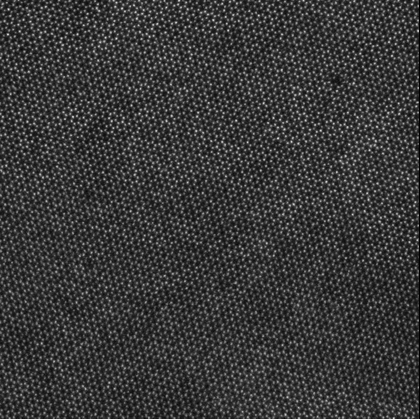
%> input picture example_tem_image.png, 420 x 419 px, shrunk from 636 x 635 before the run
$ octave lvbo.m   (GNU Octave 9; MATLAB toolbox functions it lacks are replaced by stand-ins)
%> lines starting %> are read from the running program, lines starting %| are printed output that depends on the picture; in (x1, y1, x2, y2) boxes, pixels count from 0 and x2, y2 are one past the last pixel; in counts of white or black regions, pixels touching at a corner belong together; the program's own positions count from 1
### deletebakeground.m
function G = deletebakeground(X)
G = zeros(size(X));
G(X < 80) =0;%100
G(80<= X & X <= 256) =X(80<= X & X <=256);
end

### redTransformer.m
%% 红色通道映射函数
function R = redTransformer(X)
R = zeros(size(X));
R(X < 90) = 0;
R(100 <= X & X < 129) =255;%S+S黄色
R(129 <= X & X < 161) =160;%Mo紫色
R(161 <= X & X < 186) =0;%S+Se绿色
R(186<= X & X < 200) =0;%Se+Se青色(上限原为246)
R(200 <= X) =255;%W红色
end

### greenTransformer.m
%% 绿色通道映射函数
function G = greenTransformer(X)
G = zeros(size(X));
G(X < 90) = 0;
G(100 <= X & X < 129) =255;
G(129 <= X & X < 161) =32;
G(161 <= X & X < 186) =255;
G(186<= X & X < 200) =255;
G(X >=200) = 0;
end

### blueTransformer.m
%% 蓝色通道映射函数
function B = blueTransformer(X)
B = zeros(size(X));
B(X < 90) = 0;
B(100 <= X & X < 129) =0;
B(129 <= X & X < 161) =240;
B(161 <= X & X < 186) =0;
B(186<= X & X < 200) =255;
B(X >=200) = 0;
end

### gray2rgb.m
%% 灰度图转换为彩色图
function I = gray2rgb(X)
R = redTransformer(X);
G = greenTransformer(X);
B = blueTransformer(X);
I(:,:,1) = R;
I(:,:,2) = G;
I(:,:,3) = B;
I = uint8(I);
end

### lvbo.m
warning('off')
close all
clear
clc
%%降噪去黑背景
im_rgb = imread('example_tem_image.png');
%> im_rgb is the input picture: size 419x420x3 uint8; min 0, max 228, mean 56.8
im_gray = rgb2gray(im_rgb);
im_gray1=deletebakeground(im_gray);
%> in deletebakeground, `G(X < 80) =0;`: G: size 419x420 double; every value is 0
%> in deletebakeground, `G(80<= X & X <= 256) =X(80<= X & X <=256);`:
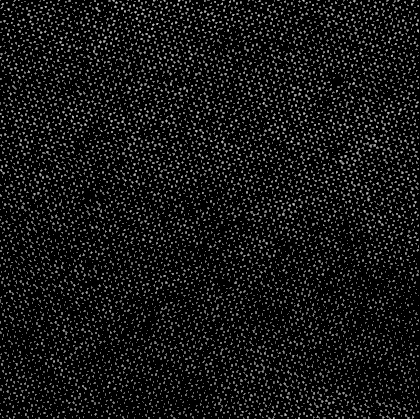
%> G: size 419x420 double; min 0, max 228, mean 20.8
im_twomax0=imregionalmax(im_gray1);
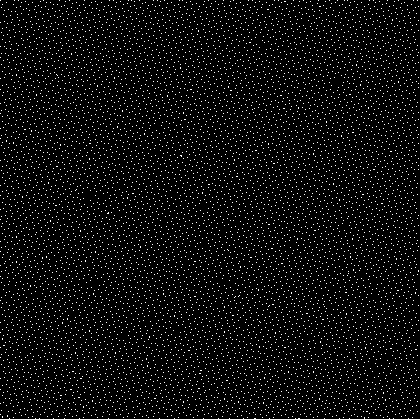
%> im_twomax0: size 419x420 logical; 4.8% white in thin lines or dots
im_twomax1=imregionalmax(im_twomax0);
figure
subplot(2,2,1),imshow(im_gray);
subplot(2,2,2),imshow(im_gray1);
subplot(2,2,3),imshow(im_twomax0);
subplot(2,2,4),imshow(im_twomax1);
%%标记原矩阵
[r,c]=size(im_gray);
%> r = 419; c = 420
S=zeros(r,c);
for i=1:c
    for j=1:r
        if im_twomax1(j,i)==0
            S(j,i)=0;
        elseif im_twomax1(j,i)==1
            S(j,i)=im_gray(j,i);
        end
    end
end
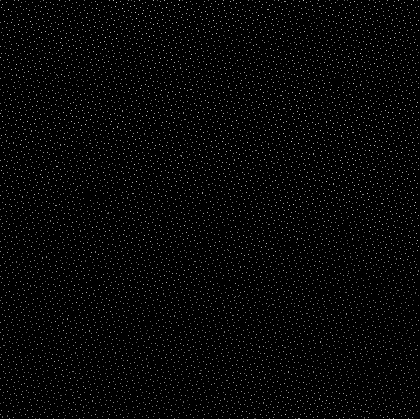
%> S: size 419x420 double; min 0, max 228, mean 6.1
im_gray_part_max=S;
figure
subplot(1,2,1),imshow(im_gray_part_max);
X=[];
%%灰度矩阵的最值（原子位点）统计
for k=1:256
    X(1,k)=sum(im_gray_part_max(:)==k);
end
%> after the loop, X = 256 values, max 149 at index 128, min 0 at index 1, mean 32.79
figure
bar(X);%位点分布图
%> figure, not shown here; tallest bar 149 high, from x = 127.6 to 128.4
% [16 lines of commented-out code are left out]
%%%%%%%%%%%%%%
%像素点扩大
for j=3:c
    for i=3:r
        if im_twomax1(i,j)>0
            im_gray_part_max(i-2,j-1)=im_gray_part_max(i,j);
            im_gray_part_max(i-2,j)=im_gray_part_max(i,j);
            im_gray_part_max(i-2,j+1)=im_gray_part_max(i,j);
            im_gray_part_max(i-1,j-2)=im_gray_part_max(i,j);
            im_gray_part_max(i-1,j-1)=im_gray_part_max(i,j);
            im_gray_part_max(i-1,j)=im_gray_part_max(i,j);
            im_gray_part_max(i-1,j+1)=im_gray_part_max(i,j);
            im_gray_part_max(i-1,j+2)=im_gray_part_max(i,j);
            im_gray_part_max(i,j-2)=im_gray_part_max(i,j);
            im_gray_part_max(i,j-1)=im_gray_part_max(i,j);
            im_gray_part_max(i,j)=im_gray_part_max(i,j);
            im_gray_part_max(i,j+1)=im_gray_part_max(i,j);
            im_gray_part_max(i,j+2)=im_gray_part_max(i,j);
            im_gray_part_max(i+1,j-2)=im_gray_part_max(i,j);
            im_gray_part_max(i+1,j-1)=im_gray_part_max(i,j);
            im_gray_part_max(i+1,j)=im_gray_part_max(i,j);
            im_gray_part_max(i+1,j+1)=im_gray_part_max(i,j);
            im_gray_part_max(i+1,j+2)=im_gray_part_max(i,j);
            im_gray_part_max(i+2,j-1)=im_gray_part_max(i,j);
            im_gray_part_max(i+2,j)=im_gray_part_max(i,j);
            im_gray_part_max(i+2,j+1)=im_gray_part_max(i,j);
        end
    end
end
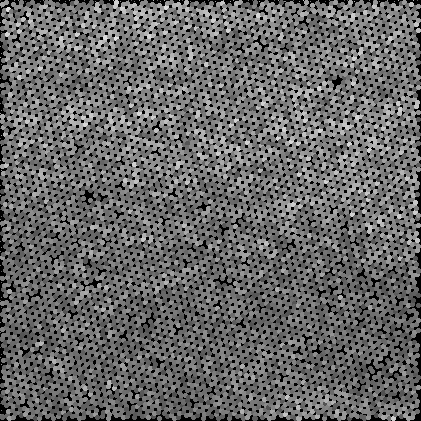
%> im_gray_part_max: size 421x421 double; min 0, max 228, mean 102.5
im_gray2rgb = gray2rgb(im_gray_part_max);
%> in redTransformer, `R(X < 90) = 0;`: R: size 421x421 double; every value is 0
%> in redTransformer, `R(100 <= X & X < 129) =255;`: R: size 421x421 double; 31.4% white; 1233 white regions (605 under 20 px), largest, box (x1, y1, x2, y2) and area: (319, 322, 388, 369) 865, (363, 277, 400, 338) 720, (159, 357, 198, 402) 572
%> in redTransformer, `R(200 <= X) =255;`:
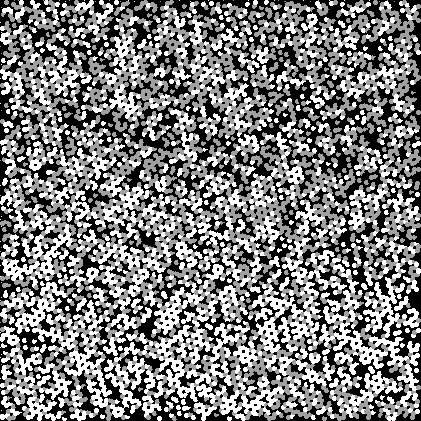
%> R: size 421x421 double; min 0, max 255, mean 125.7
%> in blueTransformer, `B(129 <= X & X < 161) =240;`: B: size 421x421 double; values 0 (black) and 240 (white), 27.6% white; 1313 white regions (696 under 20 px), largest, box (x1, y1, x2, y2) and area: (381, 8, 416, 46) 507, (245, 196, 291, 227) 471, (143, 147, 185, 177) 417
%> in blueTransformer, `B(186<= X & X < 200) =255;`:
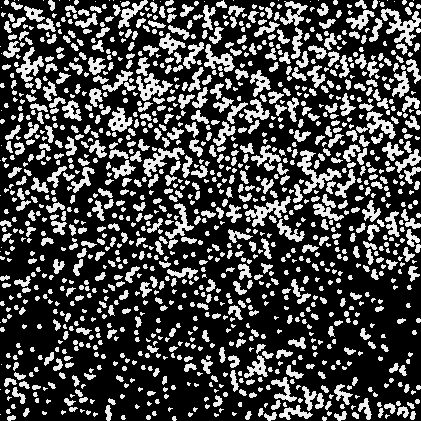
%> B: size 421x421 double; min 0, max 255, mean 70
figure
subplot(1,2,1),imshow(im_gray_part_max)
%> after `imshow(im_gray_part_max)`:
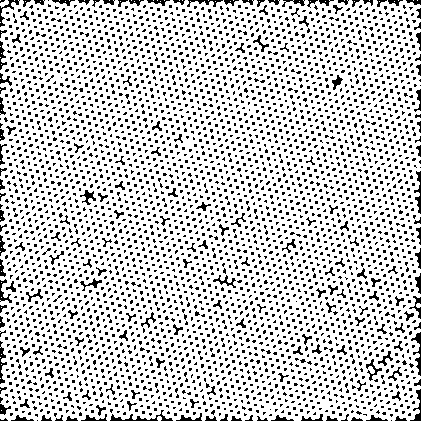
%> displayed picture: size 421x421, on the screen's scale of 0 to 255; 79.8% white; black in thin lines or dots
subplot(1,2,2), imshow(im_gray2rgb)
figure
imshow(im_gray_part_max)

$ run again, with 000000.tif.jpg saved as example_tem_image.png
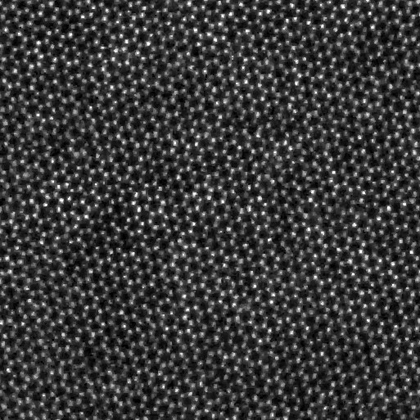
%> input picture 000000.tif.jpg, 420 x 420 px, shrunk from 513 x 513 before the run
%> im_rgb is the input picture: size 420x420x3 uint8; min 0, max 255, mean 57.6
%> im_twomax0: size 420x420 logical; 1.4% white in thin lines or dots
%> after the loop `for i=1:c`:
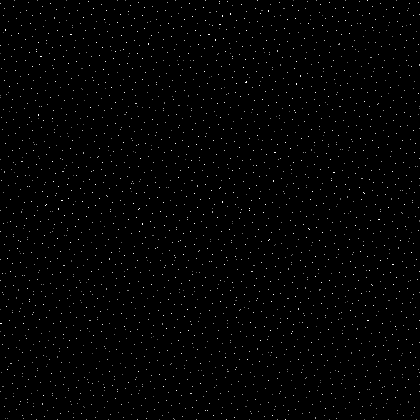
%> S: size 420x420 double; min 0, max 255, mean 2.4
%> after the loop `for k=1:256`: X = 256 values, max 132 at index 255, min 0 at index 1, mean 9.83
%> `imshow(im_gray_part_max)`:
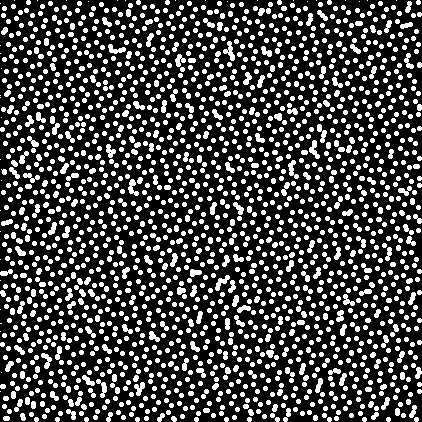
%> displayed picture: size 422x422, on the screen's scale of 0 to 255; 27.1% white; 1969 white regions (35 under 20 px), largest, box (x1, y1, x2, y2) and area: (223, 41, 235, 61) 111, (309, 140, 320, 159) 100, (215, 275, 230, 291) 100

$ run again, with 111.jpg saved as example_tem_image.png
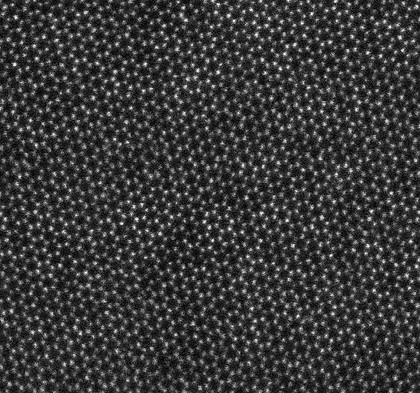
%> input picture 111.jpg, 420 x 393 px, shrunk from 547 x 512 before the run
%> im_rgb is the input picture: size 393x420x3 uint8; min 0, max 255, mean 57.7
%> im_twomax0: size 393x420 logical; 2.3% white in thin lines or dots
%> after the loop `for i=1:c`:
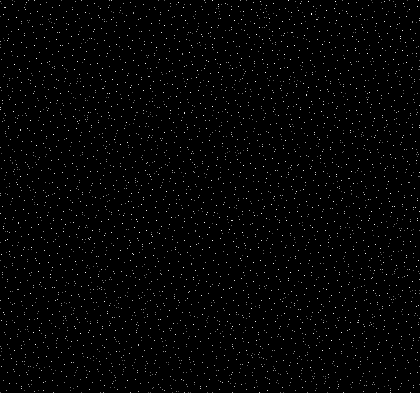
%> S: size 393x420 double; min 0, max 255, mean 3.5
%> after the loop `for k=1:256`: X = 256 values, max 66 at index 80, min 0 at index 1, mean 14.71
%> `imshow(im_gray_part_max)`:
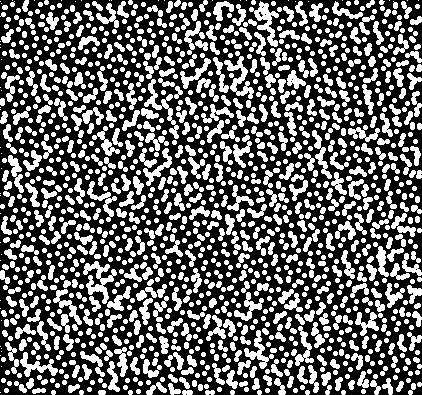
%> displayed picture: size 395x422, on the screen's scale of 0 to 255; 39.3% white; 1391 white regions (47 under 20 px), largest, box (x1, y1, x2, y2) and area: (83, 261, 117, 304) 568, (249, 1, 279, 47) 479, (224, 56, 254, 99) 458
